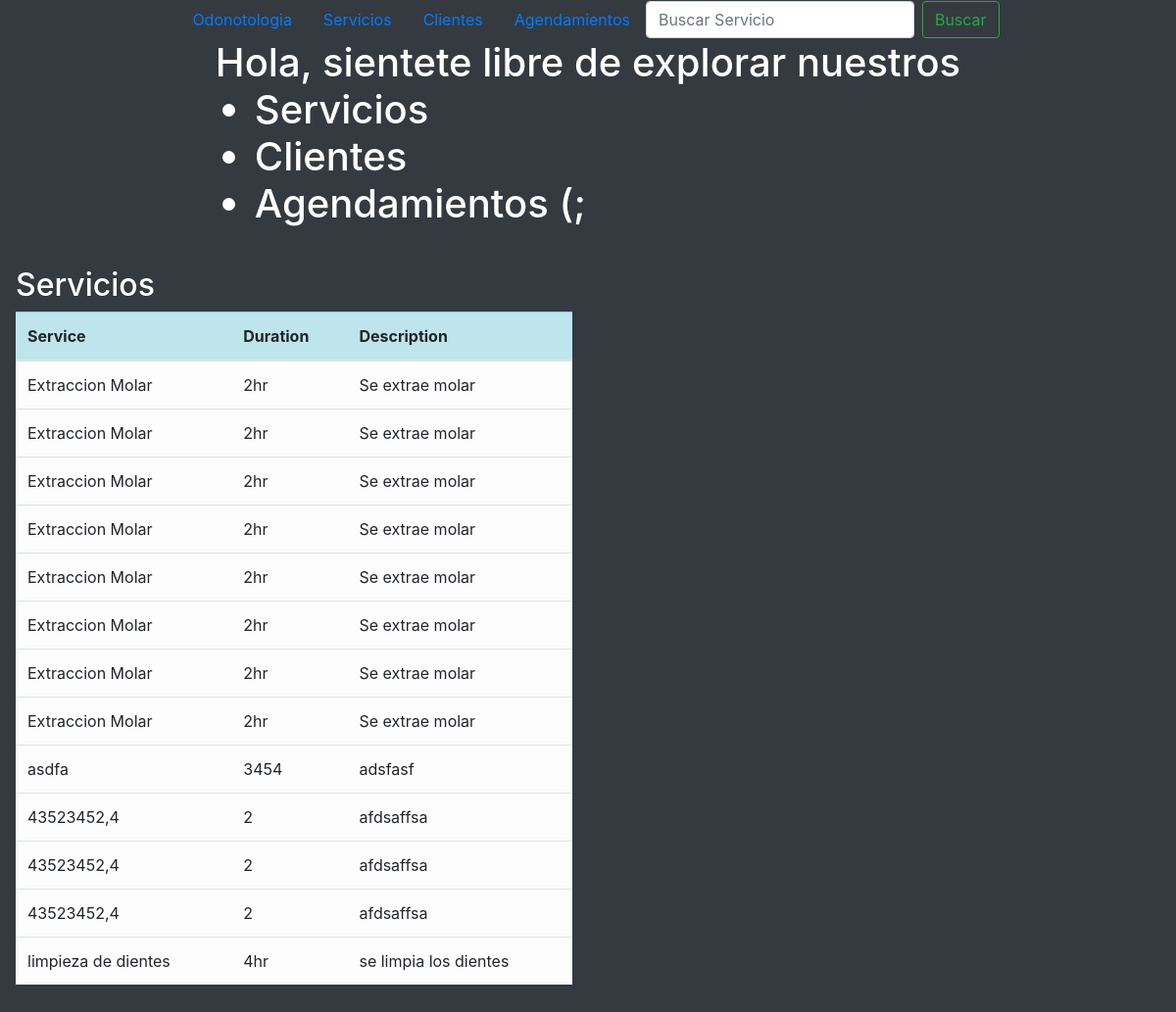
The page / on the database its author committed.
### services/models.py (models this page shows)
class Services(models.Model):
    name = models.CharField(max_length=50)
    duration = models.CharField(max_length=15)
    description= models.CharField(max_length=150)

### odontologia/views.py (the view)
# urls.py: path('', get_index),
def get_index(request):
    if 'search' in request.GET:
        search = request.GET['search']
        services = Services.objects.filter(name__icontains=search)
    else:
        services = Services.objects.all()
    context = {
        'services':services,
    }
    return render(request, 'index.html', context=context)

### templates/index.html (shortened to what this page needs)
{%extends 'base.html'%}
{% block content %}
<div class="nav justify-content-center">
    <h1>Hola, sientete libre de explorar nuestros
        <ul>
            <li>Servicios</li>
            <li>Clientes</li>
            <li>Agendamientos (;</li>
        </ul>
    </h1>
</div>
<div class="nav justify-content-center d-block w-50 p-3">
    <h2>Servicios</h2>
    <table class="table">
        <thead>
          <tr class="table-info">
            <th scope="col">Service</th>
            <th scope="col">Duration</th>
            <th scope="col">Description</th>
          </tr>
        </thead>
        <tbody>
            {%for service in services%}
            <tr>
                <td class="table-light">{{service.name}}</li>
                <td class="table-light">{{service.duration}}</li>
                <td class="table-light">{{service.description}}</li>
            </tr>
            {%endfor%}
        </tbody>
      </table>
</div>
{% endblock %}

### rows shown on the page
Services: name "Extraccion Molar", duration "2hr", description "Se extrae molar"
Services: name "Extraccion Molar", duration "2hr", description "Se extrae molar"
Services: name "Extraccion Molar", duration "2hr", description "Se extrae molar"
Services: name "Extraccion Molar", duration "2hr", description "Se extrae molar"
Services: name "Extraccion Molar", duration "2hr", description "Se extrae molar"
Services: name "Extraccion Molar", duration "2hr", description "Se extrae molar"
Services: name "Extraccion Molar", duration "2hr", description "Se extrae molar"
Services: name "Extraccion Molar", duration "2hr", description "Se extrae molar"
Services: name "asdfa", duration "3454", description "adsfasf"
Services: name "43523452,4", duration "2", description "afdsaffsa"
Services: name "43523452,4", duration "2", description "afdsaffsa"
Services: name "43523452,4", duration "2", description "afdsaffsa"
Services: name "limpieza de dientes", duration "4hr", description "se limpia los dientes"
